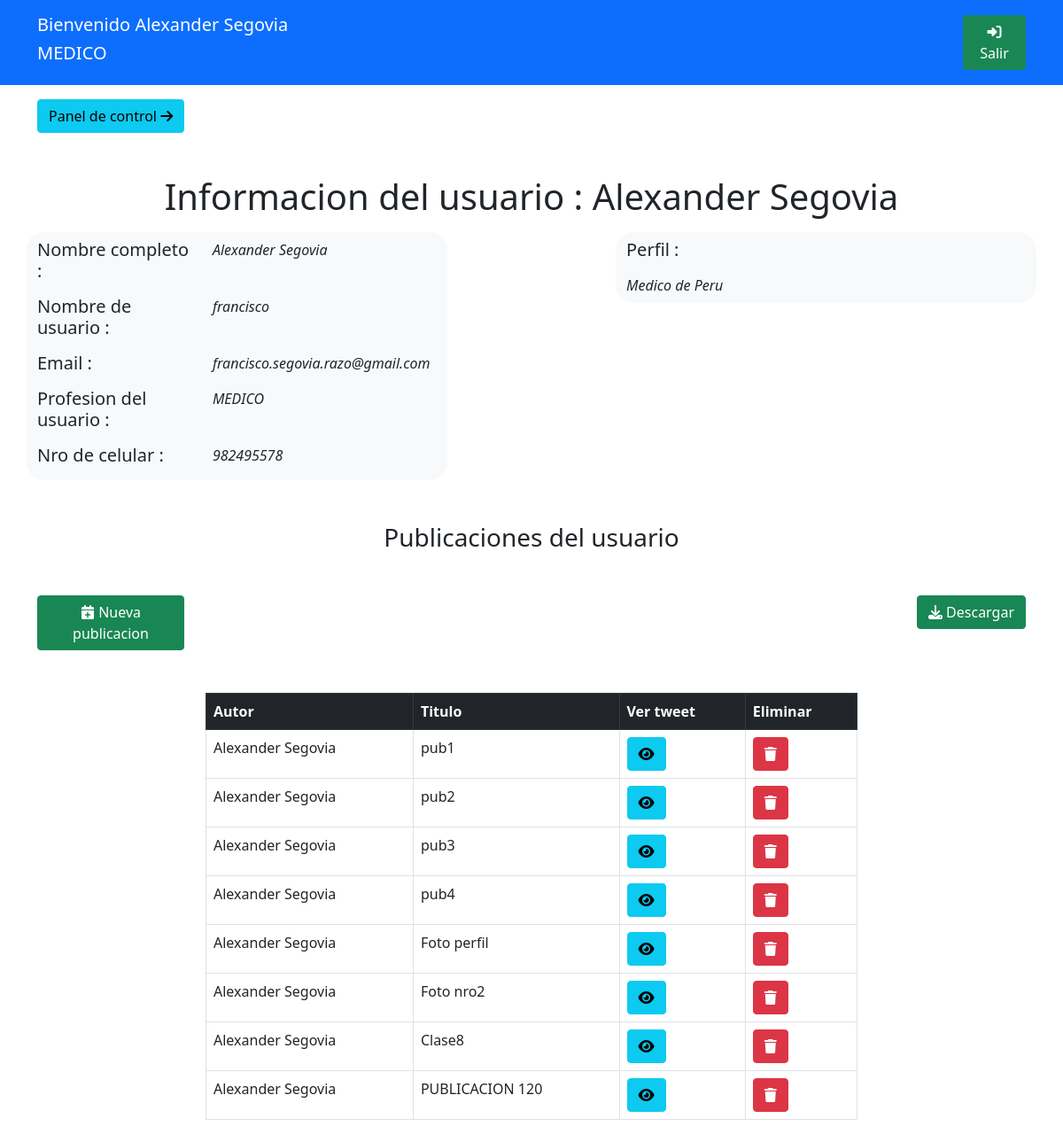
The app's page /informacionUsuario (signed in), older data.
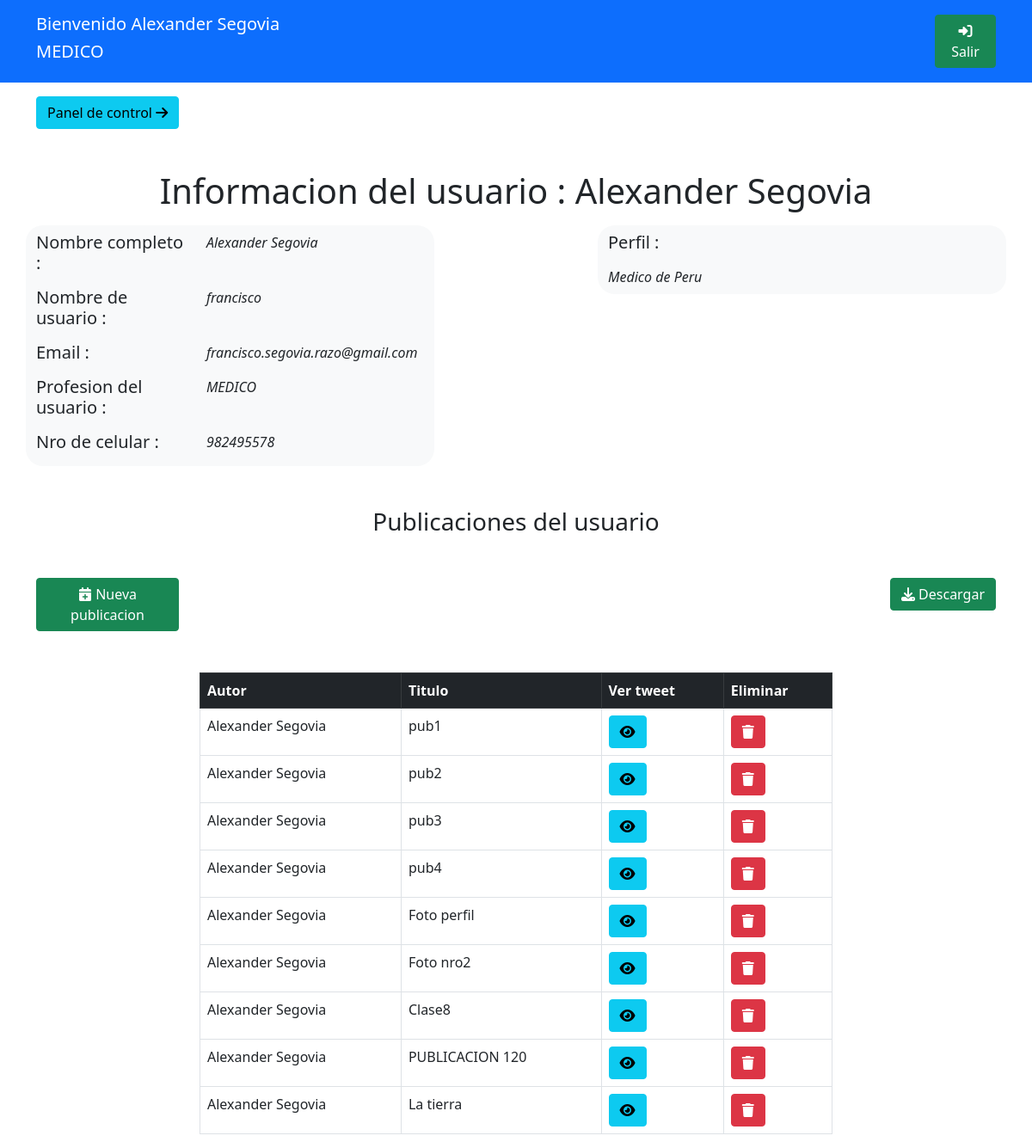
The same page, newer data.
### app3/models.py (models this page shows)
class datosUsuario(models.Model):
    profesion = models.CharField(max_length=48,null=True,blank=True)
    nroCelular = models.CharField(max_length=16,null=True,blank=True)
    perfilUsuario = models.CharField(max_length=256,null=True,blank=True)
    usrRel = models.OneToOneField(User,null=True,blank=True,on_delete=models.CASCADE)

class publicacion(models.Model):
    titulo = models.CharField(max_length=64,null=True,blank=True)
    descripcion = models.CharField(max_length=256,null=True,blank=True)
    autorPub = models.ForeignKey(User,on_delete=models.CASCADE, null=True, blank=True)
    imagenPub = models.ImageField(upload_to='imagenes/',null=True, blank=True)

### app3/views.py (the view)
# urls.py: path('informacionUsuario',views.informacionUsuario,name='informacionUsuario'),
@login_required(login_url='/')
def informacionUsuario(request):
    return render(request,'informacionUsuario.html',{
        'allPubs':publicacion.objects.all()
    })

### app3/templates/informacionUsuario.html (shortened to what this page needs)
{% load static %}
<!DOCTYPE html>
<html>
    <head>
        <link href="https://cdn.jsdelivr.net/npm/bootstrap@5.0.2/dist/css/bootstrap.min.css" rel="stylesheet">
        <link rel="stylesheet" href="https://cdnjs.cloudflare.com/ajax/libs/font-awesome/6.4.0/css/all.min.css" />
    </head>
    <body>
        <div class="bg-primary">
            <div class="container">
                <div class="row justify-content-between align-items-center">
                    <div class="col-4 mt-3 mb-3 text-white">
                        <div class="row">
                            <h5>Bienvenido {{ user.first_name }} {{ user.last_name }}</h5>
                        </div>
                        <div class="row">
                            <h5 id="elMod">{{ user.datosusuario.profesion }}</h5>
                        </div>
                    </div>
                    <div class="col-1">
                        <a class="btn btn-success" href="{% url 'app3:cerrarSesion' %}"><i class="fa-solid fa-right-to-bracket"></i> Salir</a>
                    </div>
                </div>
            </div>
        </div>
        <div class="container mt-3 mb-3">
            <div>
                <a href="{% url 'app3:consolaAdministrador' %}" class="btn btn-info">Panel de control <i class="fa-solid fa-arrow-right"></i></a>
            </div>
        </div>
        <div class="mt-5 text-center mb-3">
            <h1>Informacion del usuario : {{ user.first_name }} {{ user.last_name }}</h1>
        </div>
        <div class="container">
            <div class="row justify-content-between">
                <div class="col-5 bg-light" style="border-radius: 20px;">
                    <div class="row mb-2 mt-2">
                        <div class="col-5">
                            <h5>Nombre completo : </h5>
                        </div>
                        <div class="col-7">
                            <i>{{ user.first_name }} {{ user.last_name }}</i>
                        </div>
                    </div>
                    <div class="row mb-2">
                        <div class="col-5">
                            <h5>Nombre de usuario : </h5>
                        </div>
                        <div class="col-7">
                            <i>{{ user.username }}</i>
                        </div>
                    </div>
                    <div class="row mb-2">
                        <div class="col-5">
                            <h5>Email : </h5>
                        </div>
                        <div class="col-7">
                            <i>{{ user.email }}</i>
                        </div>
                    </div>
                    <div class="row mb-2">
                        <div class="col-5">
                            <h5>Profesion del usuario : </h5>
                        </div>
                        <div class="col-7">
                            <i>{{ user.datosusuario.profesion }}</i>
                        </div>
                    </div>
                    <div class="row mb-2">
                        <div class="col-5">
                            <h5>Nro de celular : </h5>
                        </div>
                        <div class="col-7">
                            <i>{{ user.datosusuario.nroCelular }}</i>
                        </div>
                    </div>
                </div>
                <div class="col-5 bg-light h-100" style="border-radius: 20px;">
                    <div class="row mb-2 mt-2">
                        <div class="col-5">
                            <h5>Perfil : </h5>
                        </div>
                    </div>
                    <div class="row mb-2">
                        <div class="col-12">
                            <i>{{ user.datosusuario.perfilUsuario }}</i>
                        </div>
                    </div>
                </div>
            </div>
        </div>
        <div class="mt-5 text-center mb-3">
            <h3>Publicaciones del usuario</h3>
        </div>
        <div class="container mt-5">
            <div class="row justify-content-between">
                <div class="col-2 text-start">
                    <button class="btn btn-success" data-bs-toggle="modal" data-bs-target="#nuevaPub"><i class="fa-solid fa-calendar-plus"></i> Nueva publicacion</button>
                </div>
                <div class="col-2 text-end">
                    <a class="btn btn-success" href="#"><i class="fa-solid fa-download"></i> Descargar</a>
                </div>
            </div>
        </div>
        <div class="mt-5 container">
            <div class="row justify-content-center">
                <div class="col-8">
                    <table class="table table-bordered">
                        <thead class="table-dark">
                            <th>Autor</th>
                            <th>Titulo</th>
                            <th>Ver tweet</th>
                            <th>Eliminar</th>
                        </thead>
                        <tbody>
                            {% for pubInfo in allPubs %}
                            <tr>
                                <td>{{ pubInfo.autorPub.first_name }} {{ pubInfo.autorPub.last_name }}</td>
                                <td>{{ pubInfo.titulo }}</td>
                                <td><button data-bs-toggle="modal" data-bs-target="#detallePub" id="{{ pubInfo.id }}" onclick="cargarPub(this.id)" class="btn btn-info"><i class="fa-solid fa-eye"></i></button></td>
                                <td><a class="btn btn-danger" href="#"><i class="fa-solid fa-trash"></i></a></td>
                            </tr>
                            {% endfor %}
                        </tbody>
                    </table>
                </div>
            </div>
        </div>
    </body>
</html>

Row changes from the older to the newer data that the page shows:
added publicacion: autorPub.first_name "Alexander", autorPub.last_name "Segovia", titulo "La tierra"
